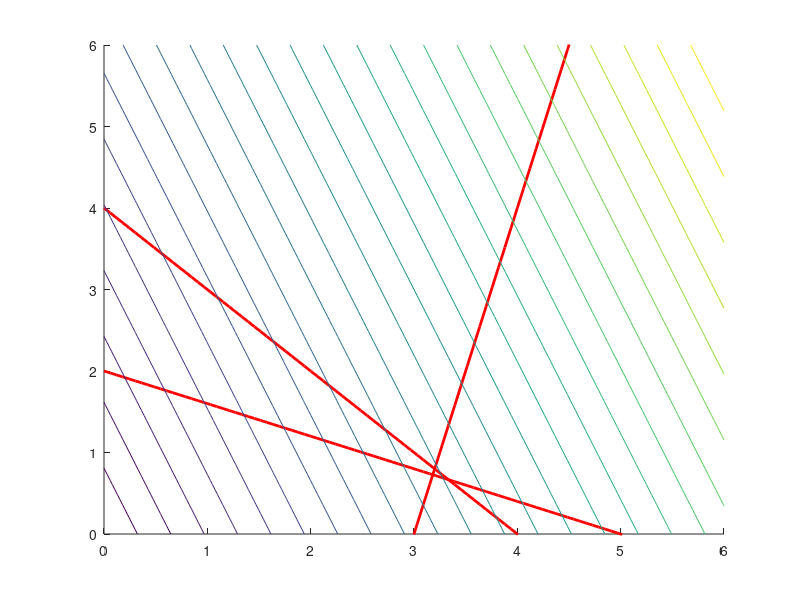

Recreate this plot in MATLAB.
% ©2020 HP.
clc;
clear;
clf;
fprintf('\n--------------------------------------\n')
%--------------------------------------
fprintf('Labwork 5\n');
fprintf('Exercise 1: Linear programming\n\n');
%--------------------------------------
% Demonstrate with graphical solution
x = linspace(0, 6);
y1 = (4*x - 12);
y2 = (4 - x);
y3 = ((10-2*x)/5);
%ytop = min([y1; y2; y3]);
[u, v] = meshgrid(linspace(0,6),
linspace(0,6));
hold on;
plot(x, y1, 'r', 'LineWidth', 2)
plot(x, y2, 'r', 'LineWidth', 2);
plot(x, y3, 'r', 'LineWidth', 2);
contour(u,v, 5*u + 2*v, 25);
axis([0 6 0 6]);
hold off;
